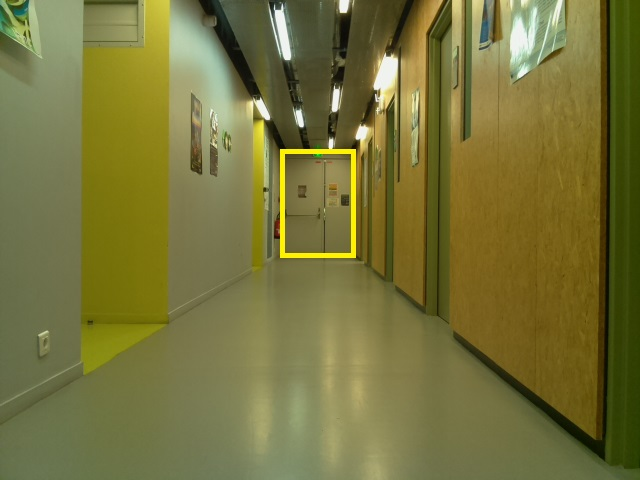
#> input picture ima1.jpg, 640 x 480 px
$ python recup2Rect.py ima1.jpg ima3.jpg
#> lines starting #> are read from the running program, lines starting #| are printed output that depends on the picture; after the words box and inside, x2 and y2 are one past the last pixel; in counts of white or black regions, pixels touching at a corner belong together; long printed decimals are rounded
# -*- coding: utf-8 -*-
"""
Created on Tue Jul 05 15:20:40 2016

@author: Lucie
"""

import cv2
import math


# calcul des angles alpha
def calculAlpha(thetaH, thetaW, height_obj, height_img, width_obj, width_img):

    proportionH = height_obj/float(height_img)
    proportionW = width_obj/float(width_img)

    alphaH=thetaH*proportionH
    alphaW=thetaW*proportionW
    return math.radians(alphaH), math.radians(alphaW)


# retourne la profondeur et la hauteur réelle
def calculDistanceHauteur(alpha1H, alpha1W, alpha2H, alpha2W, d):

    tan1H=math.tan(alpha1H)
    tan1W=math.tan(alpha1W)

    tan2H=math.tan(alpha2H)
    tan2W=math.tan(alpha2W)

    height=d*tan1H*tan2H/(tan2H-tan1H)
    width=d*tan1W*tan2W/(tan2W-tan1W)

    profH=height/tan1H
    profW=width/tan1W
    print ("Height : %f \nWidth : %f" % (height, width))

    profondeur = (profH+profW)/2
    print ("Profondeur : %f" % (profondeur))

    return[height, width, profondeur]


# retourne les dimension du rectangle et de l'image
def WHCube(name):

    im = cv2.imread(name)
    imgray = cv2.cvtColor(im,cv2.COLOR_BGR2GRAY)

    #seuillage
    th3 = cv2.adaptiveThreshold(imgray,255,cv2.ADAPTIVE_THRESH_GAUSSIAN_C, cv2.THRESH_BINARY,11,2)

    #contours
    cont, hierarchy = cv2.findContours(th3,cv2.RETR_TREE,cv2.CHAIN_APPROX_SIMPLE)
    cv2.drawContours(th3, cont, -1, (255,0,0), 1)
    cv2.imshow('contours',th3)

    contours = sorted(cont, key = cv2.contourArea, reverse = True)[:10]
    cv2.drawContours(im, contours, -1, (255,0,0), 1)

    i=0
    h=0
    w=0

    for c in contours:
        i=i+1
        if i==1:
            x,y,w,h = cv2.boundingRect(c)
            cv2.rectangle(im,(x,y),(x+w,y+h),(0,255,0),2)
            height_img = h
            width_img = w
        if i==2 :
            x,y,w,h = cv2.boundingRect(c)
            cv2.rectangle(im,(x,y),(x+w,y+h),(0,255,0),2)
            height_obj = h
            width_obj = w

    cv2.imshow("rectangle", im)
    cv2.waitKey(0)
    cv2.destroyAllWindows()

    return [height_obj, height_img, width_obj, width_img]


# ecrit les dimension du cube dans un fichier
def WHWrite(h, w, p):
    fichier = open("leNomDuFichier.txt", "w")
    fichier.write("%d\n%d\n%d" % (h,w, p))
    fichier.close()


thetaH = 37.8 # calculer experimentalement
thetaW = 44.1 # calculer experimentalement

#name1=sys.argv[1]
#name2=sys.argv[2]

name1='ima1.jpg'
name2='ima3.jpg'

d = 3.0 # distance de déplacement du rasp entre les deux prises

height_obj, height_img, width_obj, width_img = WHCube(name1)
#> in WHCube, im is the input picture: shape (480, 640, 3); mean B, G, R 58.9, 115.4, 118.6
#> in WHCube, `th3 = cv2.adaptiveThreshold(imgray,255,cv2.ADAPTIVE_THRESH_GAUSSIAN_C,..`:
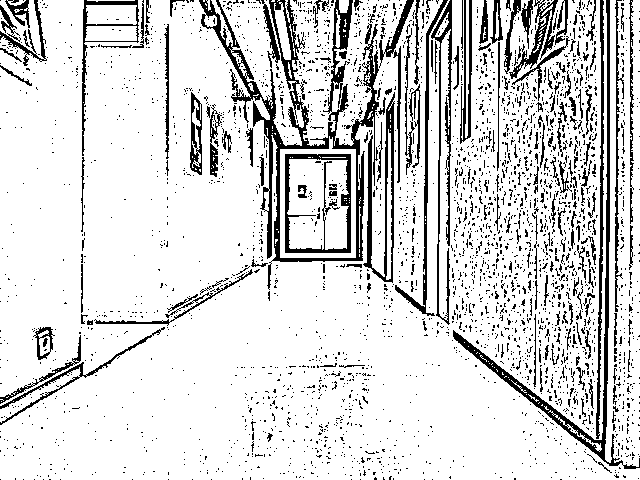
#> th3: shape (480, 640); 84.7% white; 3036 black regions (2839 under 20 px)
#> in WHCube, `cont, hierarchy = cv2.findContours(th3,cv2.RETR_TREE,cv2.CHAIN_APPROX_..`: cont = 3905 contours, 3585 with area under 20; largest, box (x1, y1, x2, y2) and area: (0, 0, 640, 480) 260173, (280, 136, 356, 258) 8130, (284, 153, 352, 254) 6697, (211, 0, 304, 146) 4893, (287, 159, 349, 250) 4782
#> in WHCube, `contours = sorted(cont, key = cv2.contourArea, reverse = True)[:10]`: contours = 10 contours; largest, box (x1, y1, x2, y2) and area: (0, 0, 640, 480) 260173, (280, 136, 356, 258) 8130, (284, 153, 352, 254) 6697, (211, 0, 304, 146) 4893, (287, 159, 349, 250) 4782
#> in WHCube, `cv2.drawContours(im, contours, -1, (255,0,0), 1)`: im: shape (480, 640, 3); 5.38% of pixels changed, all inside (x1, y1, x2, y2) = (0, 0, 640, 480)
#> the loop in WHCube, `for c in contours:` made 10 passes
#> (x, y, w, h, height_img, width_img) on pass 1: (0, 0, 640, 480, 480, 640)
#> (x, y, w, h, height_obj, width_obj) on pass 2: (280, 136, 76, 122, 122, 76)
#> after the loop in WHCube, `for c in contours:`:
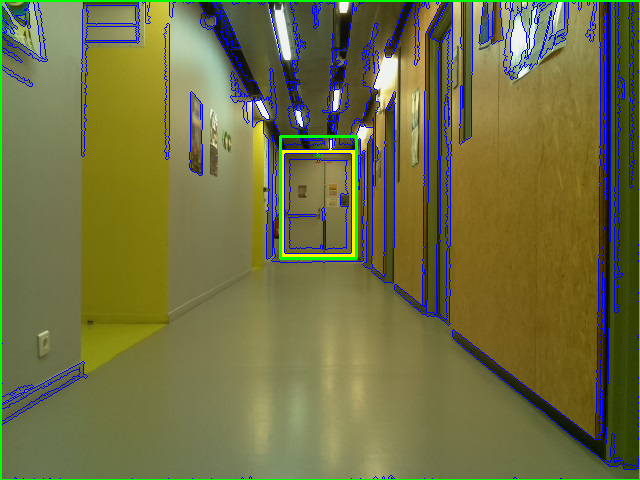
#> im: shape (480, 640, 3); mean B, G, R 67.2, 112.3, 111.7
#> after the loop in WHCube, `for c in contours:`: i = 10
#> height_obj = 122; height_img = 480; width_obj = 76; width_img = 640
alpha1H, alpha1W = calculAlpha(thetaH, thetaW, height_obj, height_img, width_obj, width_img)
#> in calculAlpha, `proportionH = height_obj/float(height_img)`: proportionH = 0.254
#> in calculAlpha, `proportionW = width_obj/float(width_img)`: proportionW = 0.119
#> in calculAlpha, `alphaH=thetaH*proportionH`: alphaH = 9.61
#> in calculAlpha, `alphaW=thetaW*proportionW`: alphaW = 5.24
#> alpha1H = 0.168; alpha1W = 0.0914

height_obj, height_img, width_obj, width_img = WHCube(name2)
#> call 2 of WHCube, with name = 'ima3.jpg'
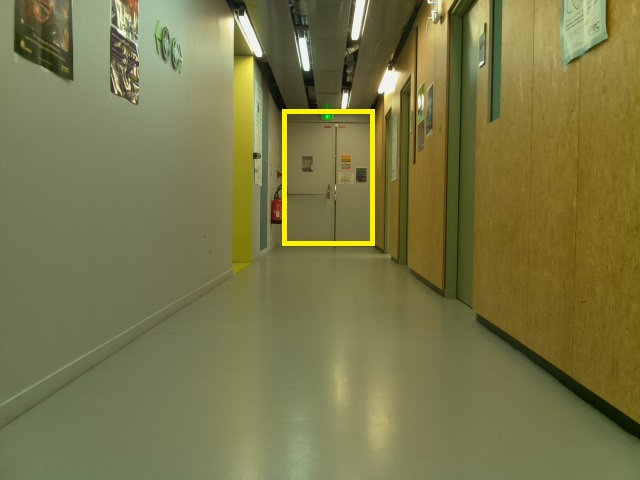
#> input picture ima3.jpg, 640 x 480 px
#> in WHCube, im is the input picture: shape (480, 640, 3); mean B, G, R 72.8, 118.7, 121.3
#> in WHCube (call 2), `imgray = cv2.cvtColor(im,cv2.COLOR_BGR2GRAY)`:
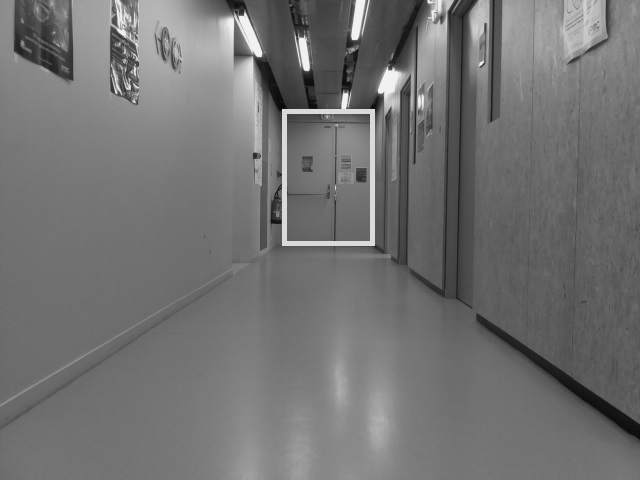
#> imgray: shape (480, 640); min 5, max 247, mean 114.2
#> in WHCube (call 2), `th3 = cv2.adaptiveThreshold(imgray,255,cv2.ADAPTIVE_THRESH_GAUSSIAN_C,..`:
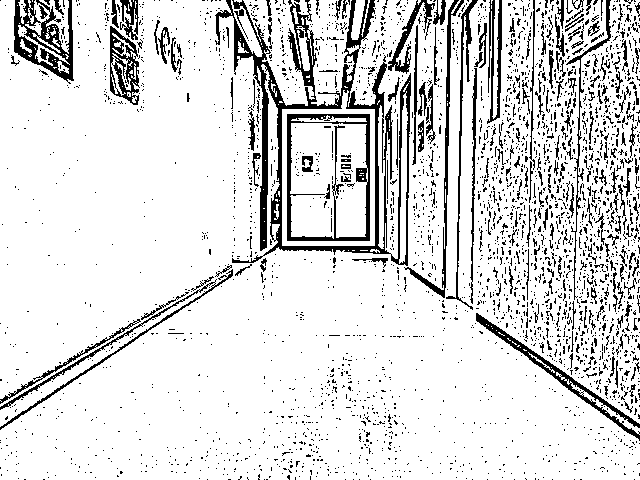
#> th3: shape (480, 640); 86% white; 3055 black regions (2833 under 20 px)
#> in WHCube (call 2), `cont, hierarchy = cv2.findContours(th3,cv2.RETR_TREE,cv2.CHAIN_APPROX_..`: cont = 3847 contours, 3464 with area under 20; largest, box (x1, y1, x2, y2) and area: (0, 0, 640, 480) 259278, (282, 90, 375, 246) 12588, (286, 113, 371, 242) 10750, (290, 123, 368, 239) 8160, (243, 0, 355, 106) 6248
#> in WHCube (call 2), `contours = sorted(cont, key = cv2.contourArea, reverse = True)[:10]`: contours = 10 contours; largest, box (x1, y1, x2, y2) and area: (0, 0, 640, 480) 259278, (282, 90, 375, 246) 12588, (286, 113, 371, 242) 10750, (290, 123, 368, 239) 8160, (243, 0, 355, 106) 6248
#> in WHCube (call 2), `cv2.drawContours(im, contours, -1, (255,0,0), 1)`:
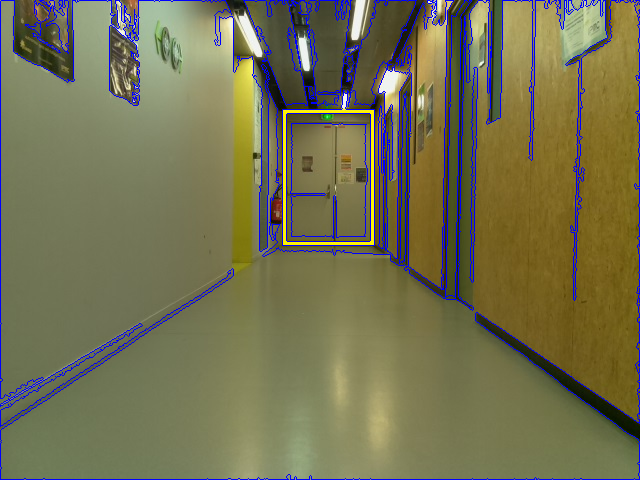
#> im: shape (480, 640, 3); 4.43% of pixels changed, all inside (x1, y1, x2, y2) = (0, 0, 640, 480)
#> the loop in WHCube (call 2), `for c in contours:` made 10 passes
#> (x, y, w, h, height_obj, width_obj) on pass 2: (282, 90, 93, 156, 156, 93)
#> after the loop in WHCube (call 2), `for c in contours:`:
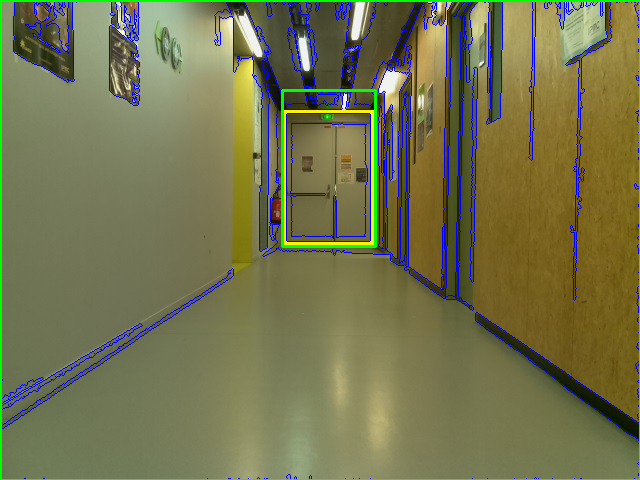
#> im: shape (480, 640, 3); 1.58% of pixels changed, all inside (x1, y1, x2, y2) = (0, 0, 640, 480)
#> after the loop in WHCube (call 2), `for c in contours:`: i = 10
#> height_obj = 156; width_obj = 93
alpha2H, alpha2W = calculAlpha(thetaH, thetaW, height_obj, height_img, width_obj, width_img)
#> alpha2H = 0.214; alpha2W = 0.112

profondeur, height, width = calculDistanceHauteur(alpha1H, alpha1W, alpha2H, alpha2W, d)
#> in calculDistanceHauteur, `tan1H=math.tan(alpha1H)`: tan1H = 0.169
#> in calculDistanceHauteur, `tan1W=math.tan(alpha1W)`: tan1W = 0.0917
#> in calculDistanceHauteur, `tan2H=math.tan(alpha2H)`: tan2H = 0.218
#> in calculDistanceHauteur, `tan2W=math.tan(alpha2W)`: tan2W = 0.112
#> in calculDistanceHauteur, `height=d*tan1H*tan2H/(tan2H-tan1H)`: height = 2.28
#> in calculDistanceHauteur, `width=d*tan1W*tan2W/(tan2W-tan1W)`: width = 1.49
#> in calculDistanceHauteur, `profH=height/tan1H`: profH = 13.47
#> in calculDistanceHauteur, `profW=width/tan1W`: profW = 16.31
#| Height : 2.281
#| Width : 1.495
#> in calculDistanceHauteur, `profondeur = (profH+profW)/2`: profondeur = 14.89
#| Profondeur : 14.892
#> profondeur = 2.28; height = 1.49; width = 14.89

WHWrite(height, width, profondeur)
